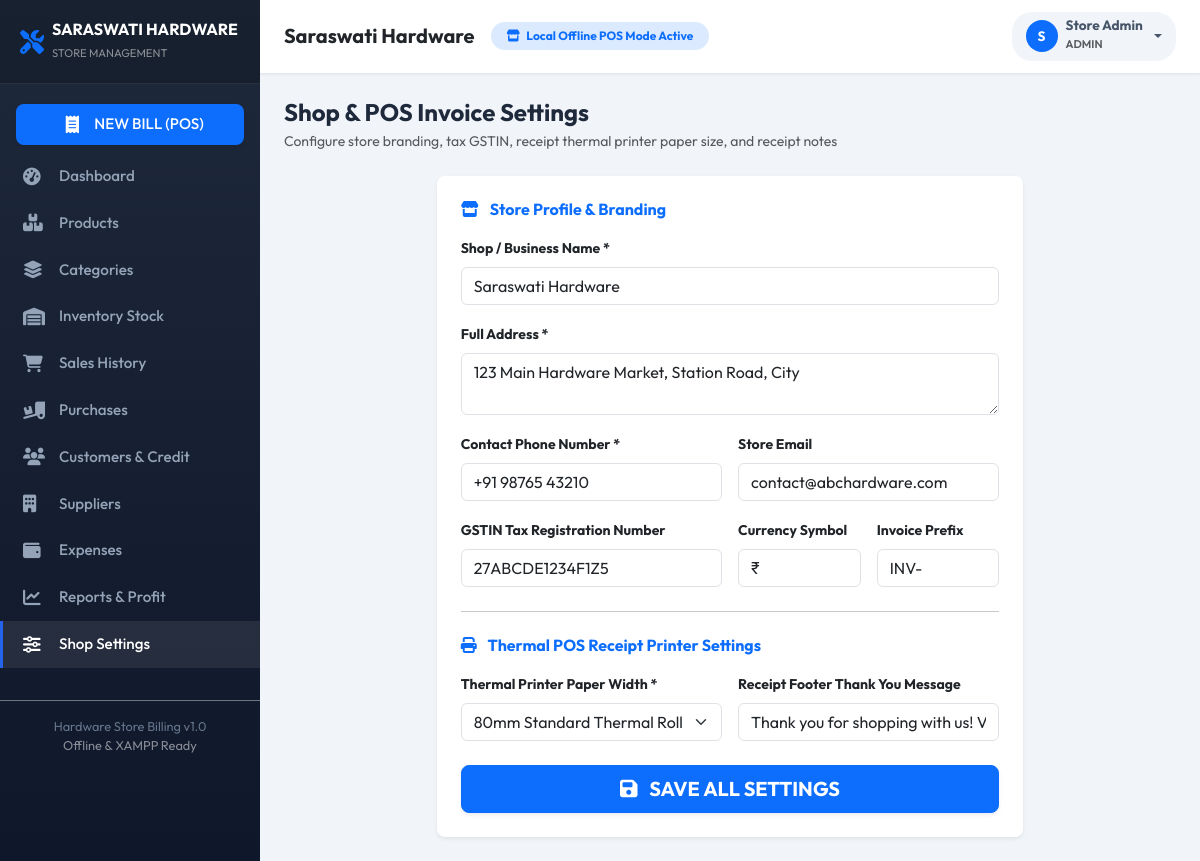
/admin/settings.php (signed in), run on an earlier commit of the app's database.
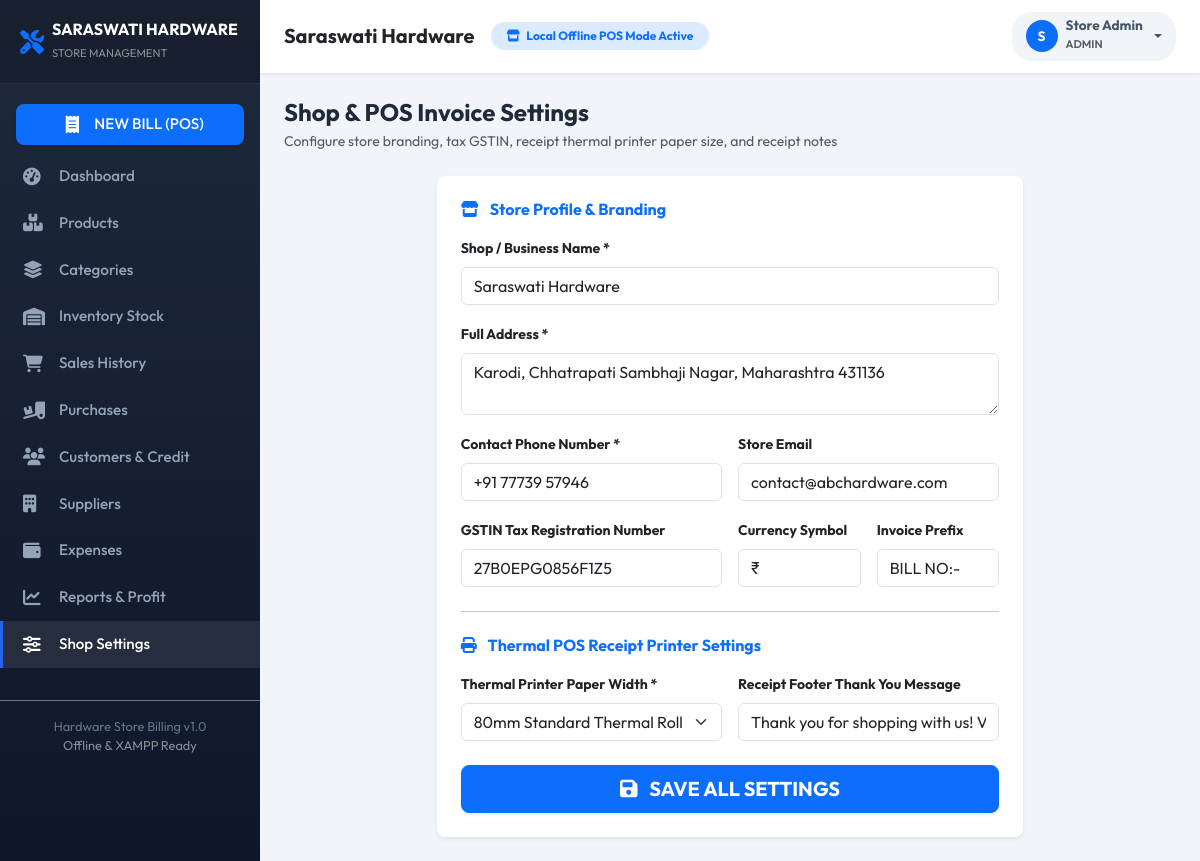
And on a later commit of the database.
### tables this page shows
CREATE TABLE IF NOT EXISTS `settings` (
  `id` INT AUTO_INCREMENT PRIMARY KEY,
  `setting_key` VARCHAR(50) NOT NULL UNIQUE,
  `setting_value` TEXT DEFAULT NULL
);

### config/database.php (called while the page is built, shortened)
<?php
function get_db() {
    static $pdo = null;
    if ($pdo !== null) {
        return $pdo;
    }
    try {
        $dsn = "mysql:host=" . DB_HOST . ";port=" . DB_PORT . ";dbname=" . DB_NAME . ";charset=utf8mb4";
        $options = [
            PDO::ATTR_ERRMODE => PDO::ERRMODE_EXCEPTION,
            PDO::ATTR_DEFAULT_FETCH_MODE => PDO::FETCH_ASSOC,
            PDO::ATTR_EMULATE_PREPARES => false,
            PDO::ATTR_TIMEOUT => 4,
        ];
        if (defined('PDO::MYSQL_ATTR_SSL_CA')) {
            $options[PDO::MYSQL_ATTR_SSL_VERIFY_SERVER_CERT] = false;
        }
        $pdo = new PDO($dsn, DB_USER, DB_PASS, $options);
        try {
            $pdo->query("SELECT 1 FROM users LIMIT 1");
        } catch (Exception $e) {
            init_mysql_db($pdo);
        }
    } catch (PDOException $e) {
        $pdo = get_sqlite_db();
    }
    return $pdo;
}
function sanitize($data) {
    return htmlspecialchars(trim($data), ENT_QUOTES, 'UTF-8');
}
function get_setting($key, $default = '') {
    $db = get_db();
    $stmt = $db->prepare("SELECT setting_value FROM settings WHERE setting_key = ?");
    $stmt->execute([$key]);
    $res = $stmt->fetchColumn();
    return $res !== false ? $res : $default;
}

### admin/settings.php (the view, shortened to what the changed rows need)
<?php
require_once __DIR__ . '/../includes/header.php';
$shopAddress = get_setting('shop_address', '123 Main Hardware Market, Station Road, City');
$shopPhone = get_setting('shop_phone', '+91 98765 43210');
$gstin = get_setting('gstin', '27ABCDE1234F1Z5');
$invoicePrefix = get_setting('invoice_prefix', 'INV-');
?>
<div id="content">
    <div class="container-fluid p-4">
        <div class="row">
            <div class="col-lg-8 mx-auto">
                <div class="card border-0 shadow-sm rounded-3 p-4">
                    <form method="POST" action="">
                        <div class="mb-3">
                            <label class="form-label small fw-bold">Full Address *</label>
                            <textarea name="shop_address" class="form-control" rows="2" required><?php echo sanitize($shopAddress); ?></textarea>
                        </div>
                        <div class="row g-3 mb-3">
                            <div class="col-md-6">
                                <label class="form-label small fw-bold">Contact Phone Number *</label>
                                <input type="text" name="shop_phone" class="form-control" value="<?php echo sanitize($shopPhone); ?>" required>
                            </div>
                        </div>
                        <div class="row g-3 mb-4">
                            <div class="col-md-6">
                                <label class="form-label small fw-bold">GSTIN Tax Registration Number</label>
                                <input type="text" name="gstin" class="form-control" value="<?php echo sanitize($gstin); ?>">
                            </div>
                            <div class="col-md-3">
                                <label class="form-label small fw-bold">Invoice Prefix</label>
                                <input type="text" name="invoice_prefix" class="form-control" value="<?php echo sanitize($invoicePrefix); ?>">
                            </div>
                        </div>
                    </form>
                </div>
            </div>
        </div>
    </div>
</div>
<?php require_once __DIR__ . '/../includes/footer.php'; ?>

What changed in the data, as far as the page shows it:
changed settings: shop_address "123 Main Hardware Market, Station Road, City" → "Karodi, Chhatrapati Sambhaji Nagar, Maharashtra 431136"
changed settings (number 3 of 9 on the later page): shop_phone "+91 98765 43210" → "+91 77739 57946"
changed settings: gstin "27ABCDE1234F1Z5" → "27B0EPG0856F1Z5"
changed settings: invoice_prefix "INV-" → "BILL NO:-"
